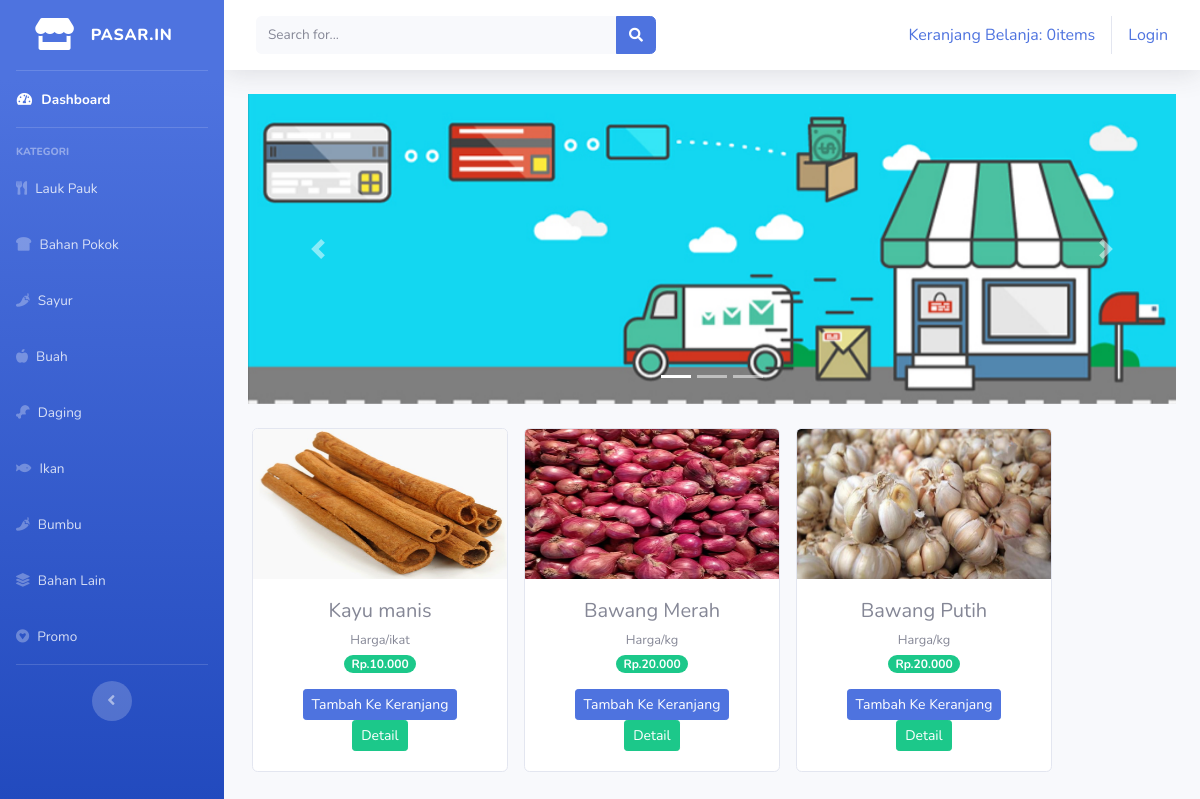
The page /index.php/kategori/bumbu on the database its author committed.
### tables this page shows
CREATE TABLE `tb_barang` (
  `id_brg` int(11) NOT NULL,
  `nama_brg` varchar(120) NOT NULL,
  `keterangan` varchar(225) NOT NULL,
  `kategori` varchar(60) NOT NULL,
  `harga` int(11) NOT NULL,
  `stok` int(4) NOT NULL,
  `gambar` text NOT NULL
);

### application/controllers/kategori.php (called while the page is built, shortened)
<?php
class Kategori extends CI_Controller{
    public function bumbu()
    {
        $data['bumbu'] = $this->model_kategori->data_bumbu()->result();
        $this->load->view('templates/header');
        $this->load->view('templates/sidebar');
        $this->load->view('bumbu',$data);
        $this->load->view('templates/footer');
    }
}

### index.php (called while the page is built, shortened)
<?php
require_once BASEPATH.'core/CodeIgniter.php';

### application/models/model_kategori.php (called while the page is built, shortened)
<?php
   class Model_kategori extends CI_Model
   {
      public function data_bumbu(){
         return $this->db->get_where("tb_barang",array('kategori' => 'bumbu'));
      }
   }

### application/views/bumbu.php (the view, shortened to what this page needs)
<div class="container-fluid">
    <div id="carouselExampleIndicators" class="carousel slide" data-ride="carousel">
            <ol class="carousel-indicators">
                <li data-target="#carouselExampleIndicators" data-slide-to="0" class="active"></li>
                <li data-target="#carouselExampleIndicators" data-slide-to="1"></li>
                <li data-target="#carouselExampleIndicators" data-slide-to="2"></li>
            </ol>
            <div class="carousel-inner">
                <div class="carousel-item active">
                    <img src="<?php echo base_url('assets/img/slider1.jpg') ?>" class="d-block w-100" alt="...">
                </div>
            </div>
            <a class="carousel-control-prev" href="#carouselExampleIndicators" role="button" data-slide="prev">
                <span class="carousel-control-prev-icon" aria-hidden="true"></span>
            </a>
            <a class="carousel-control-next" href="#carouselExampleIndicators" role="button" data-slide="next">
                <span class="carousel-control-next-icon" aria-hidden="true"></span>
            </a>
    </div>
    <div class="row text-center mt-4">
        <?php foreach ($bumbu as $brg) : ?>
            <div class="card ml-3 mb-3" style="width: 16rem;">
                <img src="<?php echo base_url().'/uploads/'.$brg->gambar ?>" class="card-img-top" alt="..." style="width:254px; height:150px;">
                <div class="card-body">
                    <h5 class="card-title mb-1 "><?php  echo $brg->nama_brg ?></h5>
                    <small><?php  echo $brg->keterangan ?></small><br>
                    <span class="badge badge-pill badge-success mb-3">Rp.<?php  echo number_format($brg->harga, 0,',','.')  ?></span><br>
                    <?php echo anchor('dashboard/tambah_ke_keranjang/' .$brg->id_brg,'<div class="btn btn-sm btn-primary"> Tambah Ke Keranjang </div>') ?>
                    <?php echo anchor('dashboard/detail/' .$brg->id_brg,'<div class="btn btn-sm btn-success"> Detail </div>') ?>
                </div>
            </div>
        <?php endforeach; ?>
    </div>
</div>

### rows shown on the page
tb_barang: gambar (picture), nama_brg "Kayu manis", keterangan "Harga/ikat", harga "10.000", id_brg "Tambah Ke Keranjang", id_brg "Detail"
tb_barang: gambar (picture), nama_brg "Bawang Merah", keterangan "Harga/kg", harga "20.000", id_brg "Tambah Ke Keranjang", id_brg "Detail"
tb_barang: gambar (picture), nama_brg "Bawang Putih", keterangan "Harga/kg", harga "20.000", id_brg "Tambah Ke Keranjang", id_brg "Detail"

### other values the page prints
anchor('dashboard/detail_keranjang', $keranjang ) "Keranjang Belanja: 0items"
anchor('auth/login','Login') "Login"
